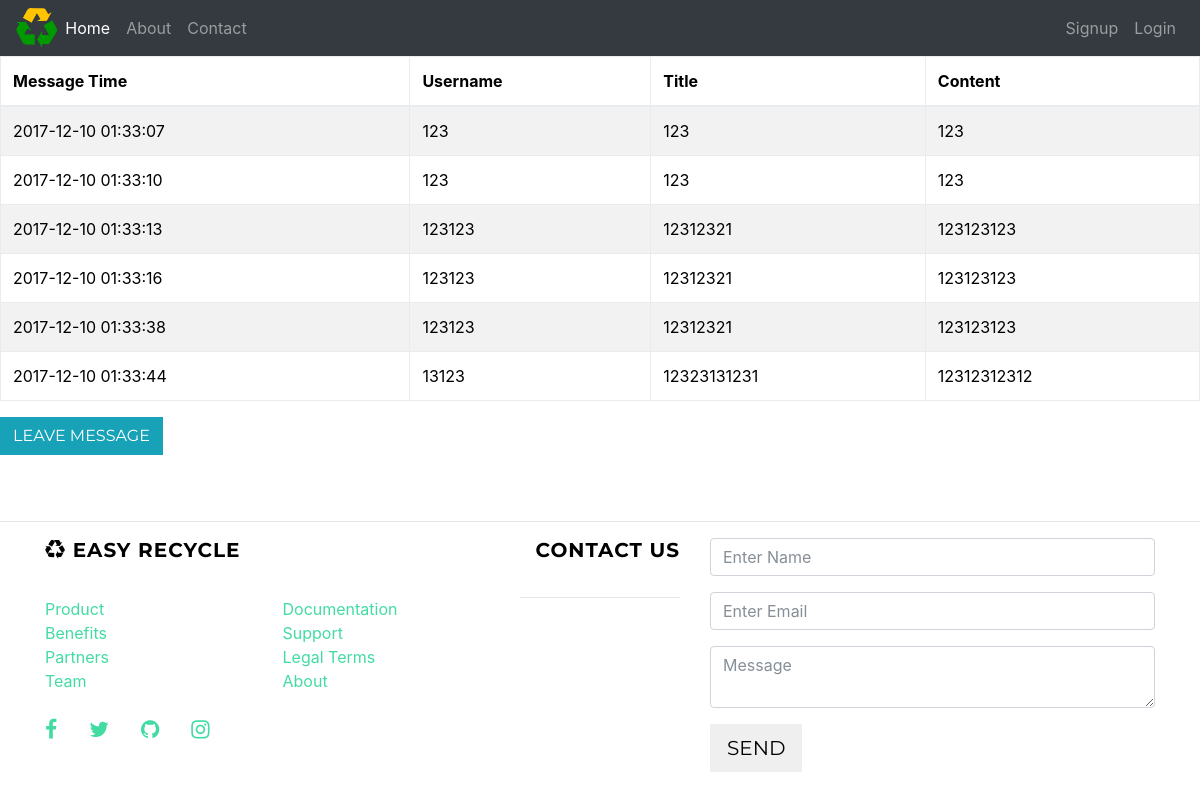
The page /feedback/ on the database its author committed.
### guestbook/models.py (models this page shows, shortened)
class Message(models.Model):
    username=models.CharField(max_length=256)
    title=models.CharField(max_length=512)
    content=models.TextField(max_length=256)
    publish=models.DateTimeField()

### guestbook/views.py (the view)
# urls.py: url(r'^feedback/',views.feedback,name='feedback'),
def feedback(request):
    messages = models.Message.objects.all()
    return render(request, 'guestbook/feedback.html', {'messages' : messages})

### guestbook/templates/guestbook/feedback.html
{% extends "mainRecycleApp/header.html" %}
{% block body %}
<table class="table table-striped table-bordered table-hover table-condensed">
            <thead>
                <tr class="danger">
                    <th>Message Time</th>
                    <th>Username</th>
                    <th>Title</th>
                    <th>Content</th>
                </tr>
            </thead>
            <tbody>
                {% if messages %}
                    {% for message in messages %}
                        <tr class="{% cycle 'active' 'success' 'warning' 'info' %}">
                            <td>{{ message.publish|date:'Y-m-d H:i:s' }}</td>
                            <td>{{ message.username }}</td>
                            <td>{{ message.title }}</td>
                            <td>{{ message.content }}</td>
                        </tr>
                    {% endfor %}
                {% else %}
                    <tr>
                        <td colspan="4">No Data</td>
                    </tr>
                {% endif %}
            </tbody>
        </table>
        <a class="btn btn-xs btn-info" href="/guestbook/create/">Leave Message</a>
{% endblock body %}

### mainRecycleApp/templates/mainRecycleApp/header.html (shortened to what this page needs)
<!DOCTYPE html>
<html>
<head>
		{% load static %}
		<link rel="stylesheet" href="{% static "css/bootstrap.min.css" %}">
		<link rel="stylesheet" href="{% static "css/jquery-ui.min.css" %}">
		<link rel="stylesheet" href="{% static "css/jquery-ui.structure.min.css" %}">
		<link rel="stylesheet" href="{% static "css/jquery-ui.theme.min.css" %}">
		<link rel = "stylesheet" href = "{% static "css/style.css" %}">
		<link href="{% static "css/font-awesome.min.css" %}" rel="stylesheet" type="text/css">
	   	<link href="{% static "css/grayscale.css" %}" rel="stylesheet">
</head>
<body>
  <div>
  <nav class="navbar navbar-expand-lg navbar-dark bg-dark bg-custom-navbar">
  <img id="logo-png" src="{% static "img/logo2.png" %}" style="max-height : 40px; width:auto;" class="">
  <div class="collapse navbar-collapse" id="navbarSupportedContent">
    <ul class="navbar-nav mr-auto">
      <li class="nav-item active">
        <a class="nav-link" href="/">Home <span class="sr-only">(current)</span></a>
      </li>
      <li class="nav-item ">
        <a class="nav-link" href="/about">About</a>
      </li>
      <li class="nav-item">
        <a class="nav-link" href="/contact">Contact</a>
      </li>
    </ul>
		<ul class="nav navbar-nav navbar-right">
			{% if request.user.is_anonymous != True %}
			<li class="nav-item"><a class="nav-link" href="/profile"><span class="glyphicon glyphicon-user"></span>{{request.user.first_name}}'s Profile</a></li>
			<li class="nav-item"><a class="nav-link" id="logout" href="#"><span class="glyphicon glyphicon-user"></span>Logout</a></li>
			{% else %}
			<li class="nav-item"><a class="nav-link" href="/signup">Signup</a></li>
			<li class='nav-item'><a class="nav-link" href="/login">Login</a></li>
			{% endif %}
		</ul>
  </div>
</nav>
		{%block body%}
		{%endblock%}
	</div>
</body>
<footer class="footer">
<hr>
    <div class="container">
        <div class="row">
            <div class="col-md-5">
                <h5><i class="fa fa-recycle"></i> Easy Recycle </h5>
                <div class="row">
                    <div class="col-6">
                        <ul class="list-unstyled">
                            <li><a href="/">Product</a></li>
                            <li><a href="/login">Benefits</a></li>
                            <li><a href="/">Partners</a></li>
                            <li><a href="/about">Team</a></li>
                        </ul>
                    </div>
                    <div class="col-6">
                        <ul class="list-unstyled">
                            <li><a href="/about">Documentation</a></li>
                            <li><a href="/contact">Support</a></li>
                            <li><a href="/about">Legal Terms</a></li>
                            <li><a href="/about">About</a></li>
                        </ul>
                    </div>
                </div>
                <ul class="nav">
                    <li class="nav-item"><a href="/" class="nav-link pl-0"><i class="fa fa-facebook fa-lg"></i></a></li>
                    <li class="nav-item"><a href="/" class="nav-link"><i class="fa fa-twitter fa-lg"></i></a></li>
                    <li class="nav-item"><a href="/" class="nav-link"><i class="fa fa-github fa-lg"></i></a></li>
                    <li class="nav-item"><a href="/" class="nav-link"><i class="fa fa-instagram fa-lg"></i></a></li>
                </ul>
                <br>
            </div>
            <div class="col-md-2">
                <h5 class="text-md-right">Contact Us</h5>
                <hr>
            </div>
            <div class="col-md-5">
                <form>
                    <fieldset class="form-group">
                      <input type="text" class="form-control" id="exampleInputName" placeholder="Enter Name">
                    </fieldset>
                    <fieldset class="form-group">
                        <input type="email" class="form-control" id="exampleInputEmail1" placeholder="Enter Email">
                    </fieldset>
                    <fieldset class="form-group">
                        <textarea class="form-control" id="exampleMessage" placeholder="Message"></textarea>
                    </fieldset>
                    <fieldset class="form-group text-xs-right">
                        <button type="button" class="btn btn-secondary-outline btn-lg">Send</button>
                    </fieldset>
                </form>
            </div>
        </div>
    </div>
</footer>
</html>

### static/css/grayscale.css (style rules this page uses)
body { width: 100%; height: 100%; color: black; background-color: white; }
html { width: 100%; height: 100%; }
h1, h2, h3, h4, h5, h6 { margin: 0 0 35px; text-transform: uppercase; font-family: "Montserrat", "Helvetica Neue", Helvetica, Arial, sans-serif; font-weight: 700; letter-spacing: 1px; }
a { color: #42DCA3; -webkit-transition: all 0.2s ease-in-out; -moz-transition: all 0.2s ease-in-out; transition: all 0.2s ease-in-out; }
.btn { text-transform: uppercase; font-family: "Montserrat", "Helvetica Neue", Helvetica, Arial, sans-serif; font-weight: 400; -webkit-transition: all 0.3s ease-in-out; -moz-transition: all 0.3s ease-in-out; transition: all 0.3s ease-in-out; border-radius: 0; }
footer { padding: 50px 0; }
body { webkit-tap-highlight-color: rgba(255, 255, 255, 0.2); }

### mainRecycleApp/templates/mainRecycleApp/header.html (style rules this page uses)
.bg-custom-navbar { background-color: #FFFFFF; }

### rows shown on the page
Message: publish "2017-12-10 01:33:07", username "123", title "123", content "123"
Message: publish "2017-12-10 01:33:10", username "123", title "123", content "123"
Message: publish "2017-12-10 01:33:13", username "123123", title "12312321", content "123123123"
Message: publish "2017-12-10 01:33:16", username "123123", title "12312321", content "123123123"
Message: publish "2017-12-10 01:33:38", username "123123", title "12312321", content "123123123"
Message: publish "2017-12-10 01:33:44", username "13123", title "12323131231", content "12312312312"
